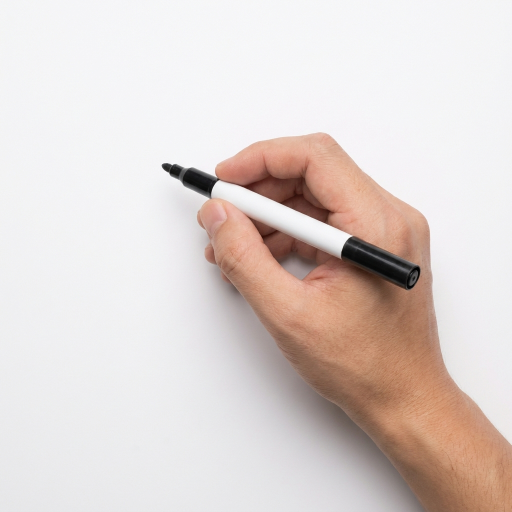
#> input picture 01-Projetos/fabrica-conteudo-ia/arte/maos/mao_caneta_original.jpg, 1024 x 1024 px (shown at 1/2 size)
$ python colorir.py ../fabrica-conteudo-ia/arte/maos/mao_caneta_original.jpg ../fabrica-conteudo-ia/arte/maos/mao_pincel_original.jpg
#> lines starting #> are read from the running program, lines starting #| are printed output that depends on the picture; after the words box and inside, x2 and y2 are one past the last pixel; in counts of white or black regions, pixels touching at a corner belong together
import sys, subprocess, numpy as np
from PIL import Image
from scipy import ndimage
src, out = sys.argv[1], sys.argv[2]
img = Image.open(src).convert("L")
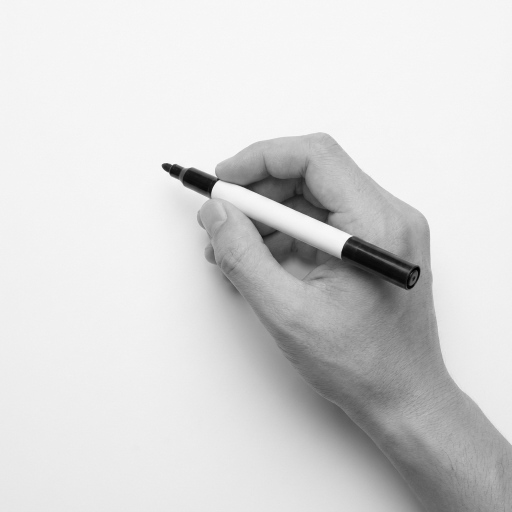
#> img: PIL image 1024x1024 L (shown at 1/2 size); min 0, max 255, mean 214.3
W = 1000; img = img.resize((W, int(img.height*W/img.width)), Image.LANCZOS)
g = np.array(img)
white = g > 190
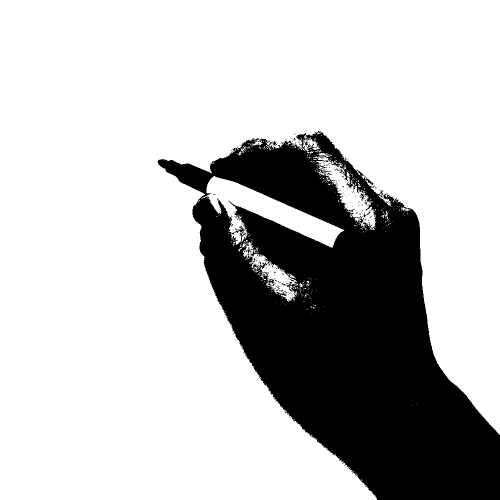
#> white: shape (1000, 1000) bool (shown at 1/2 size); 75.7% white; 234 black regions (231 under 20 px), largest, box (x1, y1, x2, y2) and area: (315, 262, 1000, 1000) 242812, (545, 282, 555, 293) 40, (727, 425, 732, 435) 22
lab, n = ndimage.label(white)
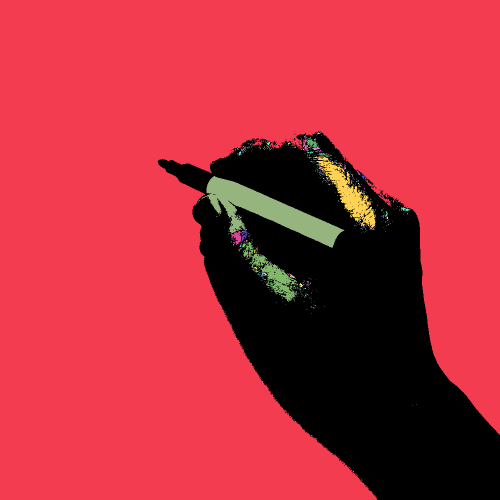
#> lab: shape (1000, 1000) int32 (shown at 1/2 size); 654 distinct labels, from 0 to 653; one colour per label, 0 black
#> n = 653
sizes = ndimage.sum(np.ones_like(lab), lab, index=np.arange(1, n+1))
#> sizes = 653 values, max 732335 at index 0, min 1 at index 3, mean 1158.6
H = g.shape[0]
#> H = 1000
# região do fundo fora da moldura = a que toca a borda
border = set(np.unique(np.concatenate([lab[0], lab[-1], lab[:,0], lab[:,-1]]))) - {0}
#> border = 1 item
pal = [(255,214,102),(129,199,132),(100,181,246),(240,98,146),(255,167,38),(186,104,200),(77,208,225),(174,213,129),(255,138,101),(149,117,205),(255,241,118),(144,202,249)]
objs = ndimage.find_objects(lab)
#> objs = 653 items
regs = []
for i,(sl,s) in enumerate(zip(objs, sizes), start=1):
    if i in border or s < 450: continue
    cy = (sl[0].start+sl[0].stop)/2
    regs.append((cy, i, s))
#> this loop made 653 passes
#> s on passes 1 to 3: 732335, 2, 13
#> after the loop, regs = [(386, 147, 4895), (423.5, 213, 13223), (544, 421, 3092)]
regs.sort()  # de cima para baixo
canvas = np.stack([g]*3, -1).astype(np.uint8)
frames_fill, hold, fps = 240, 75, 30
VW, VH = 1080, 1920
def frame(c):
    bg = np.full((VH, VW, 3), (255,248,231), np.uint8)
    h, w = c.shape[:2]; y0 = (VH-h)//2; x0 = (VW-w)//2
    bg[y0:y0+h, x0:x0+w] = c
    return bg.tobytes()
#> (the run stopped early here; a loop or call above may not have finished)

$ run again, on 01-Projetos/fabrica-conteudo-ia/arte/maos/mao_pincel.png
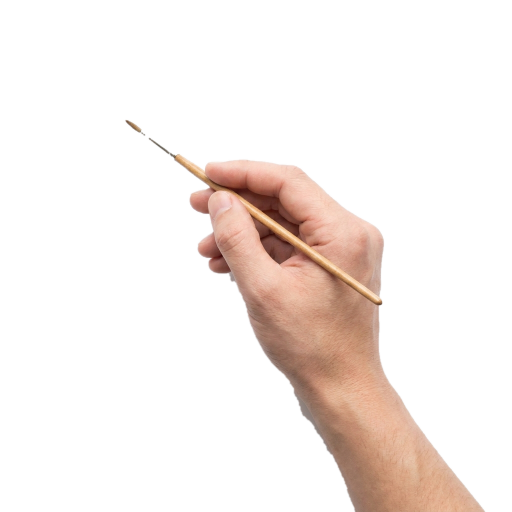
#> input picture 01-Projetos/fabrica-conteudo-ia/arte/maos/mao_pincel.png, 1024 x 1024 px (shown at 1/2 size)
#> `white = g > 190`:
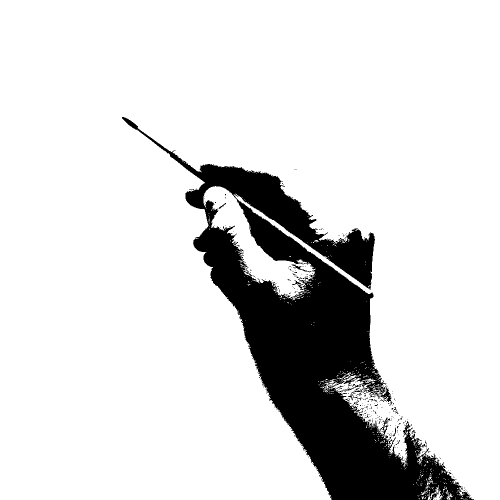
#> white: shape (1000, 1000) bool (shown at 1/2 size); 85.8% white; 339 black regions (330 under 20 px), largest, box (x1, y1, x2, y2) and area: (244, 234, 948, 1000) 140115, (584, 529, 622, 544) 109, (760, 835, 781, 862) 108
#> `lab, n = ndimage.label(white)`:
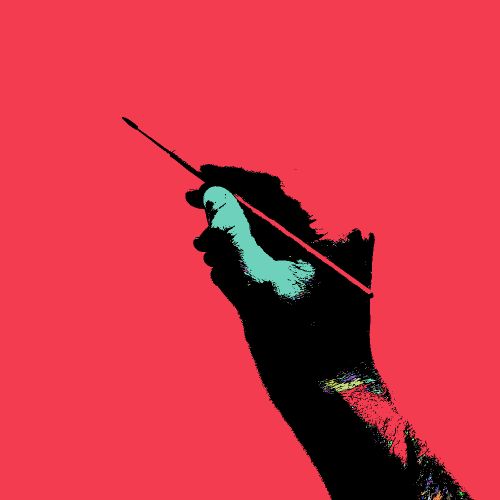
#> lab: shape (1000, 1000) int32 (shown at 1/2 size); 765 distinct labels, from 0 to 764; one colour per label, 0 black
#> n = 764
#> sizes = 764 values, max 840981 at index 0, min 1 at index 2, mean 1123.7
#> border = 4 items
#> objs = 764 items
#> the loop `for i,(sl,s) in enumerate(zip(objs, sizes), start=1):` made 764 passes
#> s on passes 1 to 3: 840981, 2, 1
#> after the loop `for i,(sl,s) in enumerate(zip(objs, sizes), start=1):`: regs = [(486, 15, 13964), (769.5, 307, 603)]
